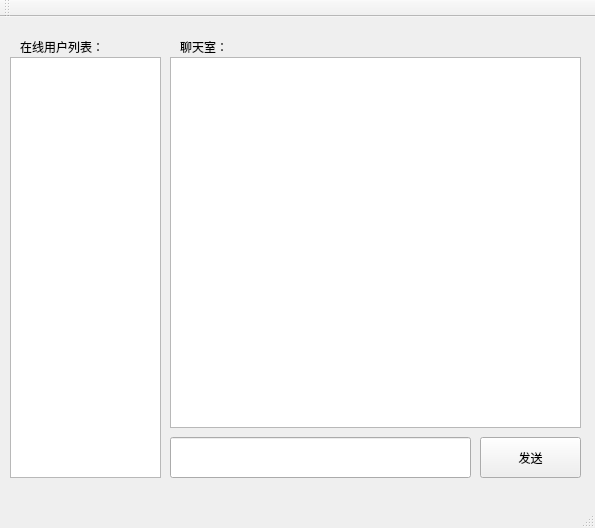
<?xml version="1.0" encoding="UTF-8"?>
<ui version="4.0">
 <class>MainWindow</class>
 <widget class="QMainWindow" name="MainWindow">
  <property name="geometry">
   <rect>
    <x>0</x>
    <y>0</y>
    <width>595</width>
    <height>528</height>
   </rect>
  </property>
  <property name="windowTitle">
   <string>管理员控制台</string>
  </property>
  <widget class="QWidget" name="centralWidget">
   <widget class="QTextEdit" name="onlineList">
    <property name="geometry">
     <rect>
      <x>10</x>
      <y>40</y>
      <width>151</width>
      <height>421</height>
     </rect>
    </property>
    <property name="readOnly">
     <bool>true</bool>
    </property>
   </widget>
   <widget class="QLabel" name="label">
    <property name="geometry">
     <rect>
      <x>20</x>
      <y>20</y>
      <width>141</width>
      <height>20</height>
     </rect>
    </property>
    <property name="text">
     <string>在线用户列表：</string>
    </property>
   </widget>
   <widget class="QTextEdit" name="chatRoom">
    <property name="geometry">
     <rect>
      <x>170</x>
      <y>40</y>
      <width>411</width>
      <height>371</height>
     </rect>
    </property>
    <property name="readOnly">
     <bool>true</bool>
    </property>
   </widget>
   <widget class="QLabel" name="label_2">
    <property name="geometry">
     <rect>
      <x>180</x>
      <y>20</y>
      <width>71</width>
      <height>20</height>
     </rect>
    </property>
    <property name="text">
     <string>聊天室：</string>
    </property>
   </widget>
   <widget class="QLineEdit" name="sendEdit">
    <property name="geometry">
     <rect>
      <x>170</x>
      <y>420</y>
      <width>301</width>
      <height>41</height>
     </rect>
    </property>
   </widget>
   <widget class="QPushButton" name="pushButton">
    <property name="geometry">
     <rect>
      <x>480</x>
      <y>420</y>
      <width>101</width>
      <height>41</height>
     </rect>
    </property>
    <property name="text">
     <string>发送</string>
    </property>
   </widget>
  </widget>
  <widget class="QMenuBar" name="menuBar">
   <property name="geometry">
    <rect>
     <x>0</x>
     <y>0</y>
     <width>595</width>
     <height>26</height>
    </rect>
   </property>
  </widget>
  <widget class="QToolBar" name="mainToolBar">
   <property name="windowTitle">
    <string>管理员控制台</string>
   </property>
   <attribute name="toolBarArea">
    <enum>TopToolBarArea</enum>
   </attribute>
   <attribute name="toolBarBreak">
    <bool>false</bool>
   </attribute>
  </widget>
  <widget class="QStatusBar" name="statusBar"/>
 </widget>
 <layoutdefault spacing="6" margin="11"/>
 <resources/>
 <connections/>
</ui>
